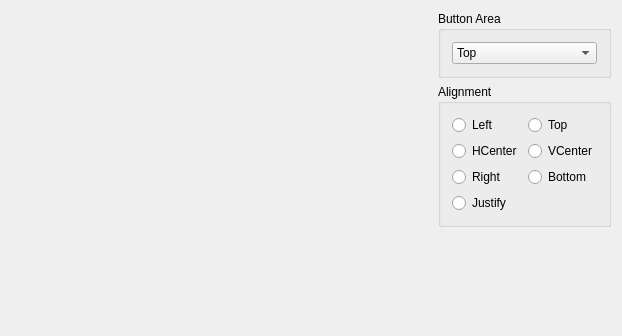
<?xml version="1.0" encoding="UTF-8"?>
<ui version="4.0">
 <class>MainWidget</class>
 <widget class="QWidget" name="MainWidget">
  <property name="geometry">
   <rect>
    <x>0</x>
    <y>0</y>
    <width>622</width>
    <height>336</height>
   </rect>
  </property>
  <property name="windowTitle">
   <string>MultiPageWidget Example</string>
  </property>
  <layout class="QHBoxLayout" name="horizontalLayout_3">
   <item>
    <widget class="QSint::MultiPageWidget" name="MultiPageWidget" native="true">
     <property name="sizePolicy">
      <sizepolicy hsizetype="Expanding" vsizetype="Preferred">
       <horstretch>0</horstretch>
       <verstretch>0</verstretch>
      </sizepolicy>
     </property>
    </widget>
   </item>
   <item>
    <layout class="QVBoxLayout" name="verticalLayout_3">
     <item>
      <widget class="QGroupBox" name="groupBox">
       <property name="title">
        <string>Button Area</string>
       </property>
       <layout class="QHBoxLayout" name="horizontalLayout">
        <item>
         <widget class="QComboBox" name="AreaSelector">
          <item>
           <property name="text">
            <string>Top</string>
           </property>
          </item>
          <item>
           <property name="text">
            <string>Bottom</string>
           </property>
          </item>
          <item>
           <property name="text">
            <string>Left</string>
           </property>
          </item>
          <item>
           <property name="text">
            <string>Right</string>
           </property>
          </item>
         </widget>
        </item>
       </layout>
      </widget>
     </item>
     <item>
      <widget class="QGroupBox" name="groupBox_2">
       <property name="title">
        <string>Alignment</string>
       </property>
       <layout class="QHBoxLayout" name="horizontalLayout_2">
        <item>
         <widget class="QWidget" name="widget1" native="true">
          <layout class="QVBoxLayout" name="verticalLayout_4">
           <property name="margin">
            <number>0</number>
           </property>
           <item>
            <widget class="QRadioButton" name="AlignLeft">
             <property name="text">
              <string>Left</string>
             </property>
            </widget>
           </item>
           <item>
            <widget class="QRadioButton" name="AlignHCenter">
             <property name="text">
              <string>HCenter</string>
             </property>
            </widget>
           </item>
           <item>
            <widget class="QRadioButton" name="AlignRight">
             <property name="text">
              <string>Right</string>
             </property>
            </widget>
           </item>
           <item>
            <widget class="QRadioButton" name="AlignJustify">
             <property name="text">
              <string>Justify</string>
             </property>
            </widget>
           </item>
           <item>
            <spacer name="verticalSpacer_3">
             <property name="orientation">
              <enum>Qt::Vertical</enum>
             </property>
             <property name="sizeHint" stdset="0">
              <size>
               <width>20</width>
               <height>1</height>
              </size>
             </property>
            </spacer>
           </item>
          </layout>
         </widget>
        </item>
        <item>
         <widget class="QWidget" name="widget2" native="true">
          <layout class="QVBoxLayout" name="verticalLayout_2">
           <property name="margin">
            <number>0</number>
           </property>
           <item>
            <widget class="QRadioButton" name="AlignTop">
             <property name="text">
              <string>Top</string>
             </property>
            </widget>
           </item>
           <item>
            <widget class="QRadioButton" name="AlignVCenter">
             <property name="text">
              <string>VCenter</string>
             </property>
            </widget>
           </item>
           <item>
            <widget class="QRadioButton" name="AlignBottom">
             <property name="text">
              <string>Bottom</string>
             </property>
            </widget>
           </item>
           <item>
            <spacer name="verticalSpacer_2">
             <property name="orientation">
              <enum>Qt::Vertical</enum>
             </property>
             <property name="sizeHint" stdset="0">
              <size>
               <width>20</width>
               <height>1</height>
              </size>
             </property>
            </spacer>
           </item>
          </layout>
         </widget>
        </item>
       </layout>
      </widget>
     </item>
     <item>
      <spacer name="verticalSpacer">
       <property name="orientation">
        <enum>Qt::Vertical</enum>
       </property>
       <property name="sizeHint" stdset="0">
        <size>
         <width>20</width>
         <height>98</height>
        </size>
       </property>
      </spacer>
     </item>
    </layout>
   </item>
  </layout>
 </widget>
 <layoutdefault spacing="6" margin="11"/>
 <customwidgets>
  <customwidget>
   <class>QSint::MultiPageWidget</class>
   <extends>QWidget</extends>
   <header location="global">QSint</header>
   <container>1</container>
  </customwidget>
 </customwidgets>
 <resources/>
 <connections/>
</ui>
